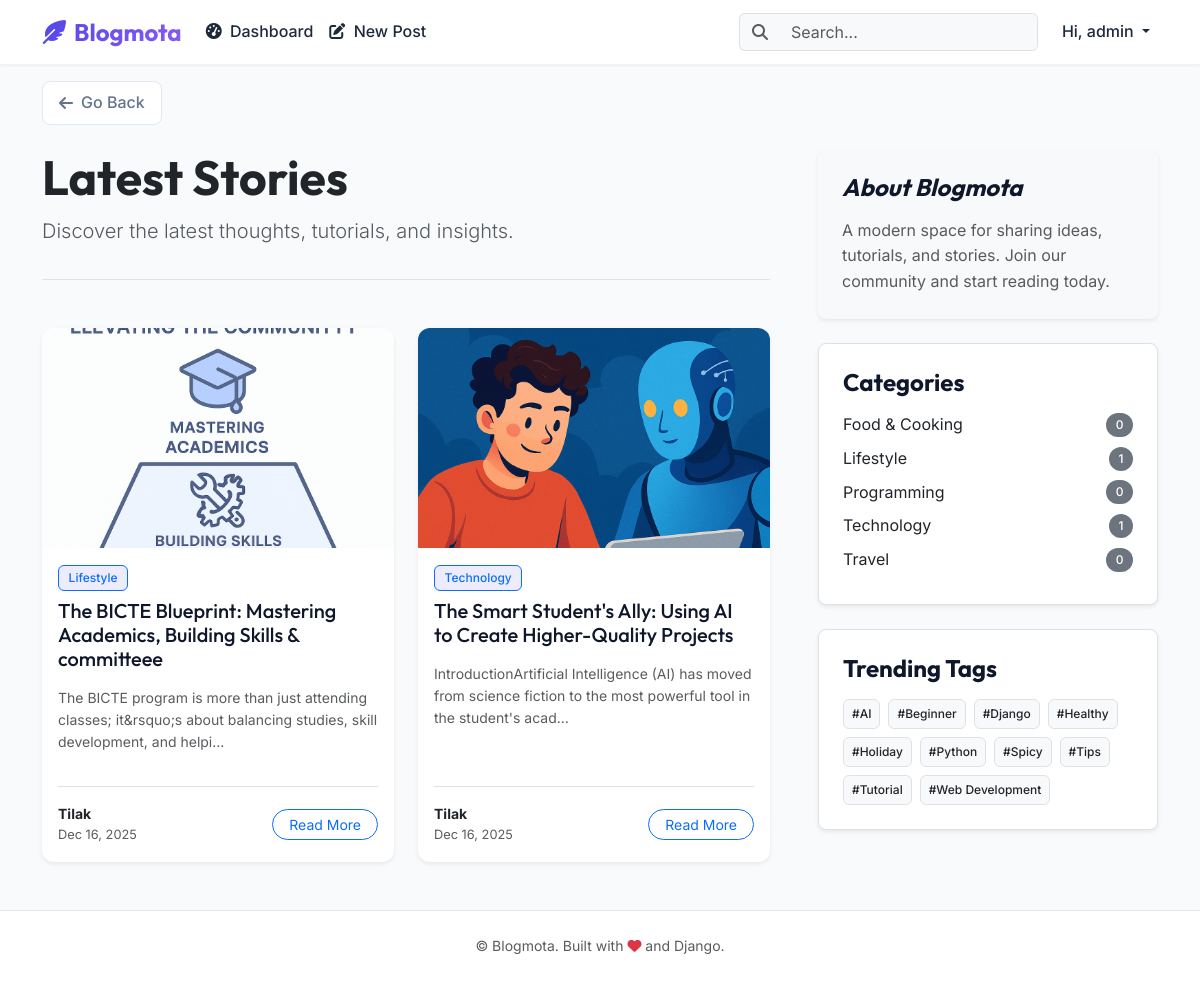
The app's page / (signed in) with its own data.
### blog/models.py (models this page shows, shortened)
class Post(models.Model):
    STATUS_CHOICES = [
        ("draft", "Draft"),
        ("published", "Published"),
    ]
    title = models.CharField(max_length=200)
    slug = models.SlugField(max_length=220, unique=True)
    author = models.ForeignKey(User, on_delete=models.CASCADE, related_name="posts")
    category = models.ForeignKey(
        Category,
        on_delete=models.SET_NULL,
        null=True,
        related_name="posts",
    )
    tags = models.ManyToManyField(Tag, related_name="posts", blank=True)
    featured_image = models.ImageField(upload_to="posts/", blank=True, null=True)
    content = RichTextUploadingField()
    status = models.CharField(max_length=10, choices=STATUS_CHOICES, default="draft")
    publish_date = models.DateTimeField(default=timezone.now)
    created_at = models.DateTimeField(auto_now_add=True)
    updated_at = models.DateTimeField(auto_now=True)
    class Meta:
        ordering = ["-publish_date"]
    def get_absolute_url(self) -> str:
        return reverse("blog:post_detail", kwargs={"slug": self.slug})

class Category(models.Model):
    name = models.CharField(max_length=100, unique=True)
    slug = models.SlugField(max_length=120, unique=True)
    description = models.TextField(blank=True)
    class Meta:
        ordering = ["name"]

class Tag(models.Model):
    name = models.CharField(max_length=50, unique=True)
    slug = models.SlugField(max_length=60, unique=True)
    class Meta:
        ordering = ["name"]

### blog/views.py (the view, shortened to what this page needs)
# urls.py: path("", views.PostListView.as_view(), name="post_list"),
class PostListView(ListView):
    model = Post
    template_name = "blog/post_list.html"
    context_object_name = "posts"
    paginate_by = 10
    def get_queryset(self):
        queryset = Post.objects.filter(
            status="published",
            publish_date__lte=timezone.now(),
        )
        query = self.request.GET.get("q")
        return (
            queryset.select_related("author", "category")
            .prefetch_related("tags")
            .order_by("-publish_date")
        )
    def get_context_data(self, **kwargs):
        context = super().get_context_data(**kwargs)
        context["categories"] = Category.objects.all()
        context["tags"] = Tag.objects.all()
        context["query"] = self.request.GET.get("q", "")
        return context

### templates/blog/post_list.html (shortened to what this page needs)
{% extends 'base.html' %}
{% block content %}
<div class="row g-5">
  <div class="col-lg-8">
    <header class="mb-5 pb-3 border-bottom">
      {% if current_category %}
      <h1 class="display-5 fw-bold text-dark">Category: <span class="text-primary">{{ current_category.name }}</span>
      </h1>
      <p class="lead text-muted">{{ current_category.description|default:"Browse all posts in this category." }}</p>
      {% elif current_tag %}
      <h1 class="display-5 fw-bold text-dark">Tag: <span class="text-primary">#{{ current_tag.name }}</span></h1>
      {% elif query %}
      <h1 class="display-5 fw-bold text-dark">Search Results for "<span class="text-primary">{{ query }}</span>"</h1>
      {% else %}
      <h1 class="display-5 fw-bold text-dark">Latest Stories</h1>
      <p class="lead text-muted">Discover the latest thoughts, tutorials, and insights.</p>
      {% endif %}
    </header>
    {% if posts %}
    <div class="row row-cols-1 row-cols-md-2 g-4">
      {% for post in posts %}
      <div class="col">
        <div class="card h-100 border-0 shadow-sm hover-lift">
          {% if post.featured_image %}
          <img src="{{ post.featured_image.url }}" class="card-img-top" alt="{{ post.title }}"
            style="height: 220px; object-fit: cover;">
          {% else %}
          <div class="card-img-top bg-light d-flex align-items-center justify-content-center text-muted"
            style="height: 220px;">
            <i class="fa-solid fa-image fa-2x"></i>
          </div>
          {% endif %}
          <div class="card-body d-flex flex-column">
            <div class="mb-2">
              {% if post.category %}
              <a href="{% url 'blog:category_posts' post.category.slug %}"
                class="badge bg-primary text-decoration-none border border-primary bg-opacity-10 text-primary">
                {{ post.category.name }}
              </a>
              {% endif %}
            </div>
            <h3 class="card-title h5 mb-3">
              <a href="{{ post.get_absolute_url }}">{{ post.title }}</a>
            </h3>
            <p class="card-text text-muted small flex-grow-1">
              {{ post.content|striptags|truncatechars:120 }}
            </p>
            <div class="d-flex justify-content-between align-items-center mt-3 pt-3 border-top">
              <div class="d-flex align-items-center">
                <div class="small">
                  <div class="fw-bold text-dark">{{ post.author.username|title }}</div>
                  <div class="text-muted" style="font-size: 0.8rem;">{{ post.publish_date|date:'M d, Y' }}</div>
                </div>
              </div>
              <a href="{{ post.get_absolute_url }}" class="btn btn-sm btn-outline-primary rounded-pill px-3">Read
                More</a>
            </div>
          </div>
        </div>
      </div>
      {% endfor %}
    </div>
    {% endif %}
  </div>
  <aside class="col-lg-4">
    <div class="sticky-top" style="top: 90px; z-index: 1;">
      <div class="p-4 mb-4 bg-light rounded-3 shadow-sm">
        <h4 class="fst-italic font-outfit mb-3">About Blogmota</h4>
        <p class="mb-0 text-muted">A modern space for sharing ideas, tutorials, and stories. Join our community and
          start reading today.</p>
      </div>
      <div class="p-4 mb-4 bg-white rounded-3 shadow-sm border">
        <h4 class="font-outfit mb-3">Categories</h4>
        <ul class="list-unstyled mb-0">
          {% for category in categories %}
          <li class="mb-2">
            <a href="{% url 'blog:category_posts' category.slug %}"
              class="text-decoration-none d-flex justify-content-between align-items-center link-dark">
              <span>{{ category.name }}</span>
              <span class="badge bg-secondary rounded-pill">{{ category.posts.count }}</span>
            </a>
          </li>
          {% empty %}
          <li class="text-muted">No categories yet.</li>
          {% endfor %}
        </ul>
      </div>
      <div class="p-4 mb-4 bg-white rounded-3 shadow-sm border">
        <h4 class="font-outfit mb-3">Trending Tags</h4>
        <div class="d-flex flex-wrap gap-2">
          {% for tag in tags %}
          <a href="{% url 'blog:tag_posts' tag.slug %}"
            class="badge bg-light text-dark border text-decoration-none p-2 hover-shadow">
            #{{ tag.name }}
          </a>
          {% empty %}
          <span class="text-muted">No tags yet.</span>
          {% endfor %}
        </div>
      </div>
    </div>
  </aside>
</div>
{% endblock %}

### templates/base.html (shortened to what this page needs)
{% load static %}
<!doctype html>
<html lang="en">
<head>
  <link href="https://cdn.jsdelivr.net/npm/bootstrap@5.3.3/dist/css/bootstrap.min.css" rel="stylesheet">
  <link rel="stylesheet" href="https://cdnjs.cloudflare.com/ajax/libs/font-awesome/6.4.0/css/all.min.css">
  <link rel="stylesheet" href="{% static 'css/styles.css' %}">
</head>
<body>
  <nav class="navbar navbar-expand-lg sticky-top">
    <div class="container">
      <a class="navbar-brand" href="{% url 'blog:post_list' %}">
        <i class="fa-solid fa-feather-pointed me-2"></i>Blogmota
      </a>
      <div class="collapse navbar-collapse" id="navbarNav">
        <ul class="navbar-nav me-auto mb-2 mb-lg-0">
          {% if user.is_authenticated %}
          <li class="nav-item">
            <a class="nav-link" href="{% url 'blog:dashboard' %}"><i class="fa-solid fa-gauge-high me-1"></i>
              Dashboard</a>
          </li>
          <li class="nav-item">
            <a class="nav-link" href="{% url 'blog:post_create' %}"><i class="fa-solid fa-pen-to-square me-1"></i> New
              Post</a>
          </li>
          {% endif %}
        </ul>
        <ul class="navbar-nav ms-auto align-items-center">
          <li class="nav-item me-3">
            <form class="d-flex" role="search" method="get" action="{% url 'blog:post_list' %}">
              <div class="input-group">
                <span class="input-group-text bg-light border-end-0"><i
                    class="fa-solid fa-magnifying-glass text-muted"></i></span>
                <input class="form-control border-start-0 bg-light" type="search" name="q" placeholder="Search..."
                  aria-label="Search" value="{{ request.GET.q }}">
              </div>
            </form>
          </li>
          {% if user.is_authenticated %}
          <li class="nav-item dropdown">
            <a class="nav-link dropdown-toggle" href="#" role="button" data-bs-toggle="dropdown" aria-expanded="false">
              Hi, {{ user.username }}
            </a>
          </li>
          {% endif %}
        </ul>
      </div>
    </div>
  </nav>
  <main class="container mb-5">
    <div class="row mt-3 mb-2">
      <div class="col-12">
        <button onclick="history.back()" class="btn-back">
          <i class="fa-solid fa-arrow-left"></i> Go Back
        </button>
      </div>
    </div>
    <div class="mt-4">
      {% block content %}{% endblock %}
    </div>
  </main>
  <footer class="py-4 mt-auto">
    <div class="container text-center">
      <p class="mb-0 text-muted small">&copy; {{ now|date:'Y' }} Blogmota. Built with <i
          class="fa-solid fa-heart text-danger"></i> and Django.</p>
    </div>
  </footer>
</body>
</html>

### static/css/styles.css (style rules this page uses)
:root { --primary-color: #4f46e5; --secondary-color: #818cf8; --dark-bg: #0f172a; --light-bg: #f8fafc; --card-bg: #ffffff; --text-main: #1e293b; --text-muted: #64748b; --accent-gradient: linear-gradient(135deg, #4f46e5 0%, #8b5cf6 100%); --shadow-sm: 0 1px 2px 0 rgb(0 0 0 / 0.05); --shadow-md: 0 4px 6px -1px rgb(0 0 0 / 0.1), 0 2px 4px -2px rgb(0 0 0 / 0.1); --shadow-lg: 0 10px 15px -3px rgb(0 0 0 / 0.1), 0 4px 6px -4px rgb(0 0 0 / 0.1); }
body { background-color: var(--light-bg); font-family: 'Inter', sans-serif; color: var(--text-main); line-height: 1.6; }
h1, h2, h3, h4, h5, h6, .navbar-brand { font-family: 'Outfit', sans-serif; font-weight: 700; color: var(--dark-bg); }
.navbar { background: rgba(255, 255, 255, 0.9) !important; backdrop-filter: blur(10px); border-bottom: 1px solid rgba(0,0,0,0.05); box-shadow: var(--shadow-sm); }
.navbar-brand { font-size: 1.5rem; background: var(--accent-gradient); -webkit-background-clip: text; -webkit-text-fill-color: transparent; }
.nav-link { color: var(--text-main) !important; font-weight: 500; transition: color 0.2s; }
.card { border: none; border-radius: 12px; background: var(--card-bg); box-shadow: var(--shadow-sm); transition: transform 0.2s, box-shadow 0.2s; overflow: hidden; }
.card-img-top { height: 200px; object-fit: cover; }
.card-title a { color: var(--dark-bg); text-decoration: none; background-image: linear-gradient(to right, var(--primary-color), var(--primary-color)); background-size: 0% 2px; background-repeat: no-repeat; background-position: left bottom; transition: background-size 0.3s; }
.badge { padding: 0.5em 0.8em; border-radius: 6px; font-weight: 500; }
.bg-primary { background-color: rgba(79, 70, 229, 0.1) !important; color: var(--primary-color); }
.btn-back { display: inline-flex; align-items: center; gap: 0.5rem; padding: 0.5rem 1rem; color: var(--text-muted); background: white; border: 1px solid #e2e8f0; border-radius: 8px; text-decoration: none; font-weight: 500; transition: all 0.2s; }
footer { background: white !important; border-top: 1px solid #e2e8f0 !important; color: var(--text-muted); }

### records on screen
Post: featured_image (picture), category.name "Lifestyle", title "The BICTE Blueprint: Mastering Academics, Building Skills & committeee", content "The BICTE program is more than just attending classes; it&rsquo;s about balancing studies, skill development, and helpi…", author.username "Tilak", publish_date "Dec 16, 2025"
Post: featured_image (picture), category.name "Technology", title "The Smart Student's Ally: Using AI to Create Higher-Quality Projects", content "IntroductionArtificial Intelligence (AI) has moved from science fiction to the most powerful tool in the student's acad…", author.username "Tilak", publish_date "Dec 16, 2025"
Category: name "Food & Cooking", posts.count "0"
Category: name "Lifestyle", posts.count "1"
Category: name "Programming", posts.count "0"
Category: name "Technology", posts.count "1"
Category: name "Travel", posts.count "0"
Tag: name "AI"
Tag: name "Beginner"
Tag: name "Django"
Tag: name "Healthy"
Tag: name "Holiday"
Tag: name "Python"
Tag: name "Spicy"
Tag: name "Tips"
Tag: name "Tutorial"
Tag: name "Web Development"

### other values on screen
{{ user.username }} "admin"
